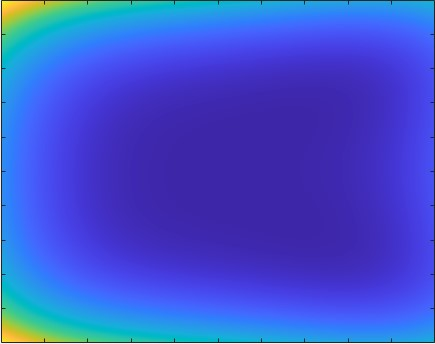
%> input picture Funciones de prueba/Base 6/Price3.jpg, 435 x 344 px
$ octave Price3.m   (GNU Octave 9; MATLAB toolbox functions it lacks are replaced by stand-ins)
%> lines starting %> are read from the running program, lines starting %| are printed output that depends on the picture
% Price's Function # 3 (Modified Rosenbrock's or Price-Rosenbrock's Function)
% Range of initial points: -5 <= xj <= 5 , j=1,2
% Some references consider: -50 <= xj <= 50 or -500 <= xj <= 500
% Two global minimum: (x1,x2)={(0.341307503353524,0.116490811845416),(1,1)}
% f(x1,x2)=0
% Coded by: Ali R. Alroomi | Last Update: 14 June 2015 | www.al-roomi.org

% It is based on the Rosenbrock's Function

clear
clc
warning off

x1min=-5;
x1max=5;
x2min=-5;
x2max=5;
R=1500; % steps resolution
x1=x1min:(x1max-x1min)/R:x1max;
x2=x2min:(x2max-x2min)/R:x2max;

for j=1:length(x1)

    for i=1:length(x2)
        f(i)=100*(x2(i)-x1(j).^2).^2+(6.4*(x2(i)-0.5).^2-x1(j)-0.6).^2;
    end

    f_tot(j,:)=f;

end
Min= min(f_tot,[],'all');
Max = max(f_tot,[],'all');

z=(f_tot-Min)/(Max-Min);

figure(1)
% [6 lines of commented-out code are left out]
imagesc(x1,x2,z);
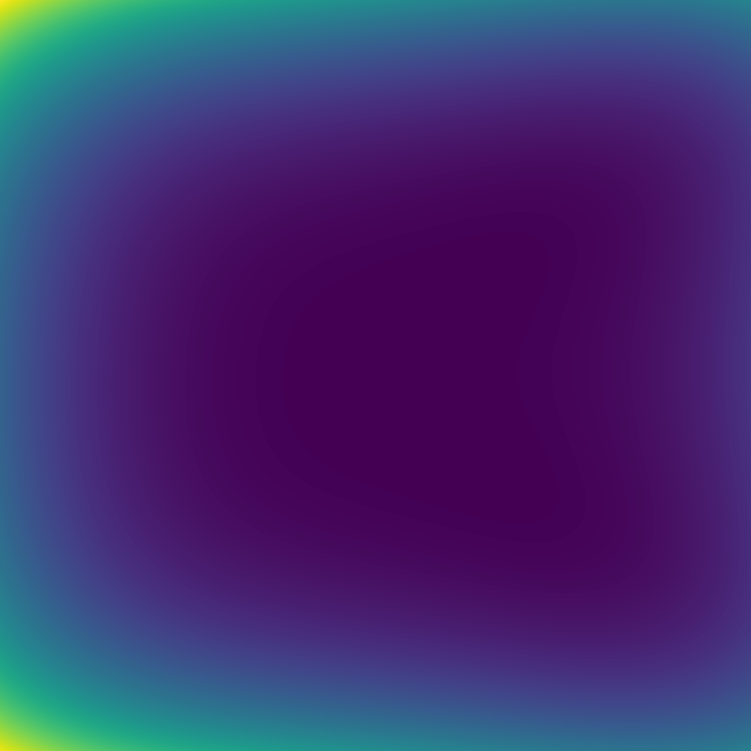
%> displayed picture: size 1501x1501x3, on the screen's scale of 0 to 255 (shown at 1/2 size); mean R, G, B 64.9, 46.9, 113

f = imread ('price3.jpg');
%> f is the input picture: size 344x435x3 uint8; mean R, G, B 62.4, 81.5, 206.7
k = rgb2gray(f);
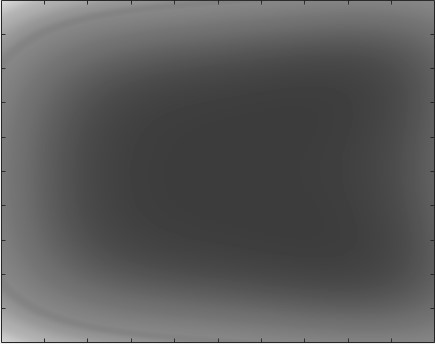
%> k: size 344x435 uint8; min 23, max 251, mean 90.1
figure(2)
imshow(k);
